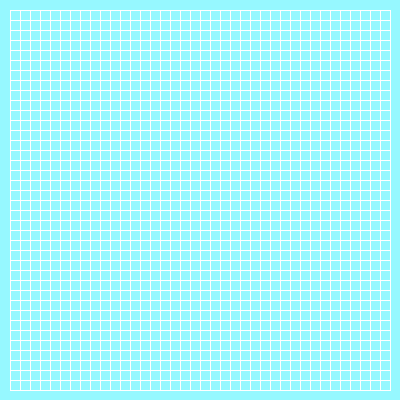
Frame 1 (no input)
Frame 60 (the mouse pressed at the canvas centre just before this capture): identical to frame 1, image omitted
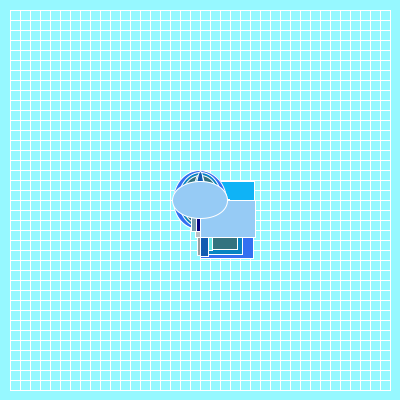
Frame 120 (the mouse held since frame 60 and released just before this capture)

The Processing sketch that drew these frames (run headless with seeded random() and noise(); from frame 60 on, the mouse is pressed at the canvas centre):

// Processing sketch: processing_20970
// ── processing_20970.pde

/*Jason Fitzgerald
 2-15-2011 homework
 with some major help from processing.org tutorials!
 
 This week's homework is about combining a bunch of the skills you have and pushing them further. This week's sketch should: 
 
 1. Be interactive
 2. Use at least one for-loop
 3. Use at least 4 conditionals (ones from the bouncing ball example don't count)
 
 The possibilities for this project are endless--this is an invitation to play and explore. Choose something you are interested in and try to create a simple sketch of it. For example, you might create a piece of interactive fiction that changes with the user's input. Or you might make a complex drawing tool that creates interesting aesthetic effects. Or you might try creating a simple game that is engaging to play. 
 
 Below are some references in the book to techniques that you may find useful:
 Conditionals: page 51
 For-loops: page 61
 Mouse Input: page 205
 Keyboard Input: page 223*/


int num = 300;
float mx[] = new float[num];
float my[] = new float[num];

void setup(){
  size(400,400);
  colorMode(HSB, 365, 100, 100);
  background(186, 41, 100);
  smooth();
  frameRate(30);
  for (int y = 10; y < 390; y+= 10){
    for (int x = 10; x < 390; x+= 10){
      noFill();
      stroke(235,0,100);
      rect(x,y,10,10);
    }
  }
}

void draw(){

  if(mousePressed == true){
    float r = random(-10, 60);
    float x = random(-20, 60);



    fill(random(178,257), random(100), random(50,100));

    strokeWeight(1);


    rect(mouseX,mouseY,r,x);
    ellipse(mouseX, mouseY, r, x);

  }
}
void keyReleased(){
  if (key=='a') setup();
}
